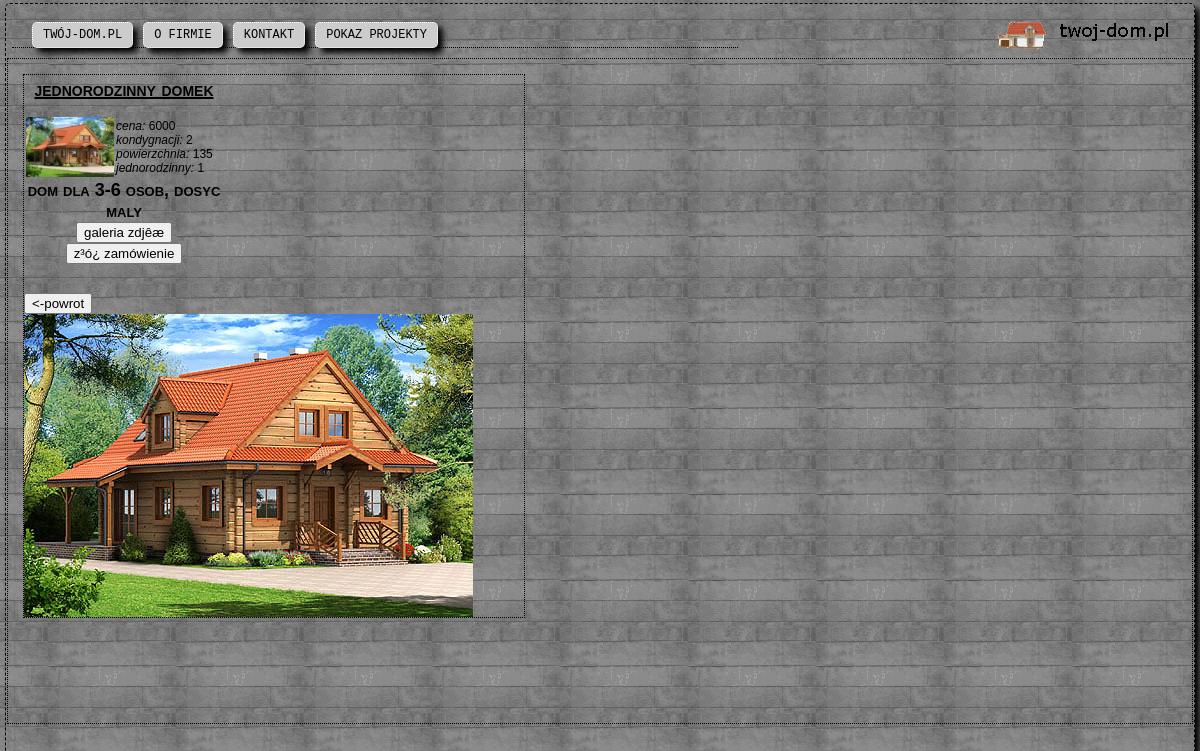
The page /document/dom.php?Id_Dom=3 on the database its author committed.
### tables this page shows
CREATE TABLE IF NOT EXISTS `dom` (
  `Id_Dom` int(11) NOT NULL AUTO_INCREMENT,
  `Nazwa` varchar(255) NOT NULL,
  `Cena` int(11) DEFAULT NULL,
  `Jednorodzinny` tinyint(1) NOT NULL,
  `Kondygnacji` int(11) NOT NULL,
  `Powierzchnia` int(11) NOT NULL,
  `Opis` mediumtext,
  PRIMARY KEY (`Id_Dom`)
);

### document/dom.php (the view, shortened to what this page needs)
<html>
<head>
<link rel="stylesheet" type="text/css" href="style.css" />
</head>
<?php
function showData(){
$query="SELECT * FROM `Dom` WHERE Id_Dom=".$_GET['Id_Dom'];
    $result = mysql_query($query)
        or die('Error (query)');
    if (mysql_num_rows($result) > 0) {
        while ($r = mysql_fetch_object($result)) {
		echo "<table>";
		echo "<th colspan=2> <h1> $r->Nazwa</h1> </th>";
            echo "<tr>";
            echo "<td><img src='../model/$r->Id_Dom/preview.jpg' </td>";
			echo "<td><i>cena: </i> $r->Cena <br><i>kondygnacji: </i>$r->Kondygnacji   <i>powierzchnia: </i>$r->Powierzchnia<br><i>jednorodzinny: </i>$r->Jednorodzinny</td>";
            echo "</tr>";
			echo "<th colspan=2><h2>$r->Opis";
			?>
			<br/>
			<input type="button" value="galeria zdjêæ" onclick="window.location='/twojdom/document/galeria.php?Id_Dom=<?php echo $_GET['Id_Dom'] ?>'">
			<input type="button" value="z³ó¿ zamówienie" onclick="window.location='/twojdom/document/zamowienie.php?Id_Dom=<?php echo $_GET['Id_Dom'] ?>'">
			<?php
			echo "</th></table>";
        }
    }
	}
?>
<?php include 'header.php'; ?>
<body onload="webGLStart();">
<div id="description">
<div id="vieww">
</div>
	<?php
		showData();
	?>
<br/>
		<input type=button name=backButton value="<-powrot" onclick="javascript:history.back()">
<br/>
    <img src="../model/<?php echo $_GET['Id_Dom'] ?>/gallery/1.jpg">
	</div>
</body>
</html>
<?php include 'footer.php'; ?>

### style/style.css (style rules this page uses)
body { background: lightgray url("../image/backgroundWall.jpg") repeat right bottom; font: small-caps 16px Verdana, sans-serif; text-align: justify; font-size: 12px; color: black; }
h1 { font: bold small-caps 20px Verdana, sans-serif; text-decoration: underline; }
h2 { font: bold small-caps 18px Verdana, sans-serif; }
body { font-family: Monospace; background-color: #000000; margin: 0px; overflow: hidden; }
#description { font: small-caps 10px Verdana, sans-serif; float: left; border-style: dotted; border-width: 1px; border-color: black; padding: 0px; margin: 0px; width: 500px; }
#description td { padding: 0px; border:1px; color: black; font-size:12px; }
#vieww { float: right; width: 300px; height: 50px; }

### rows shown on the page
dom: Nazwa "jednorodzinny domek", Cena "6000", Kondygnacji "2", Powierzchnia "135", Jednorodzinny "1", Opis "dom dla 3-6 osob, dosyc maly"
